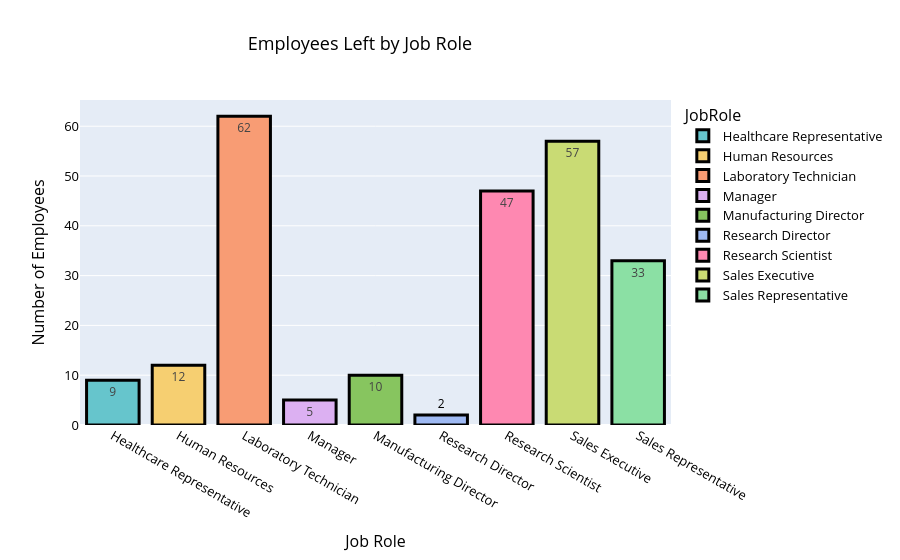

Notebook code for this chart:
### Markdown cell above
[Employees Attrition by JobRole]

### Code cell
employees_left=df[df["Attrition"]=="Yes"]
jobs=employees_left.groupby("JobRole").size().reset_index(name="Count")
fig=px.bar(
jobs,
x="JobRole",
y="Count",
title="Employees Left by Job Role",
text_auto=True,
color="JobRole",
color_discrete_sequence=px.colors.qualitative.Pastel
)
fig.update_traces(
textfont_size=12,
marker_line_color="black",
marker_line_width=3
)

fig.update_layout(
    title_x=0.4,
    xaxis_title="Job Role",
    yaxis_title="Number of Employees",
    hoverlabel=dict(
        bgcolor="white",
          font_color="red"  ),
          font_color="black",
          font_size=13

)
fig.show()

### Figure 1 — Plotly figure (JSON) as saved in the notebook; plotly's stock layout.template omitted (floating-point values rounded to 4 significant figures)
{"data": [{"hovertemplate": "JobRole=%{x}<br>Count=%{y}<extra></extra>", "legendgroup": "Healthcare Representative", "marker": {"color": "rgb(102, 197, 204)", "line": {"color": "black", "width": 3}, "pattern": {"shape": ""}}, "name": "Healthcare Representative", "orientation": "v", "showlegend": true, "textfont": {"size": 12}, "textposition": "auto", "texttemplate": "%{y}", "type": "bar", "x": ["Healthcare Representative"], "xaxis": "x", "y": [9], "yaxis": "y"}, {"hovertemplate": "JobRole=%{x}<br>Count=%{y}<extra></extra>", "legendgroup": "Human Resources", "marker": {"color": "rgb(246, 207, 113)", "line": {"color": "black", "width": 3}, "pattern": {"shape": ""}}, "name": "Human Resources", "orientation": "v", "showlegend": true, "textfont": {"size": 12}, "textposition": "auto", "texttemplate": "%{y}", "type": "bar", "x": ["Human Resources"], "xaxis": "x", "y": [12], "yaxis": "y"}, {"hovertemplate": "JobRole=%{x}<br>Count=%{y}<extra></extra>", "legendgroup": "Laboratory Technician", "marker": {"color": "rgb(248, 156, 116)", "line": {"color": "black", "width": 3}, "pattern": {"shape": ""}}, "name": "Laboratory Technician", "orientation": "v", "showlegend": true, "textfont": {"size": 12}, "textposition": "auto", "texttemplate": "%{y}", "type": "bar", "x": ["Laboratory Technician"], "xaxis": "x", "y": [62], "yaxis": "y"}, {"hovertemplate": "JobRole=%{x}<br>Count=%{y}<extra></extra>", "legendgroup": "Manager", "marker": {"color": "rgb(220, 176, 242)", "line": {"color": "black", "width": 3}, "pattern": {"shape": ""}}, "name": "Manager", "orientation": "v", "showlegend": true, "textfont": {"size": 12}, "textposition": "auto", "texttemplate": "%{y}", "type": "bar", "x": ["Manager"], "xaxis": "x", "y": [5], "yaxis": "y"}, {"hovertemplate": "JobRole=%{x}<br>Count=%{y}<extra></extra>", "legendgroup": "Manufacturing Director", "marker": {"color": "rgb(135, 197, 95)", "line": {"color": "black", "width": 3}, "pattern": {"shape": ""}}, "name": "Manufacturing Director", "orientation": "v", "showlegend": true, "textfont": {"size": 12}, "textposition": "auto", "texttemplate": "%{y}", "type": "bar", "x": ["Manufacturing Director"], "xaxis": "x", "y": [10], "yaxis": "y"}, {"hovertemplate": "JobRole=%{x}<br>Count=%{y}<extra></extra>", "legendgroup": "Research Director", "marker": {"color": "rgb(158, 185, 243)", "line": {"color": "black", "width": 3}, "pattern": {"shape": ""}}, "name": "Research Director", "orientation": "v", "showlegend": true, "textfont": {"size": 12}, "textposition": "auto", "texttemplate": "%{y}", "type": "bar", "x": ["Research Director"], "xaxis": "x", "y": [2], "yaxis": "y"}, {"hovertemplate": "JobRole=%{x}<br>Count=%{y}<extra></extra>", "legendgroup": "Research Scientist", "marker": {"color": "rgb(254, 136, 177)", "line": {"color": "black", "width": 3}, "pattern": {"shape": ""}}, "name": "Research Scientist", "orientation": "v", "showlegend": true, "textfont": {"size": 12}, "textposition": "auto", "texttemplate": "%{y}", "type": "bar", "x": ["Research Scientist"], "xaxis": "x", "y": [47], "yaxis": "y"}, {"hovertemplate": "JobRole=%{x}<br>Count=%{y}<extra></extra>", "legendgroup": "Sales Executive", "marker": {"color": "rgb(201, 219, 116)", "line": {"color": "black", "width": 3}, "pattern": {"shape": ""}}, "name": "Sales Executive", "orientation": "v", "showlegend": true, "textfont": {"size": 12}, "textposition": "auto", "texttemplate": "%{y}", "type": "bar", "x": ["Sales Executive"], "xaxis": "x", "y": [57], "yaxis": "y"}, {"hovertemplate": "JobRole=%{x}<br>Count=%{y}<extra></extra>", "legendgroup": "Sales Representative", "marker": {"color": "rgb(139, 224, 164)", "line": {"color": "black", "width": 3}, "pattern": {"shape": ""}}, "name": "Sales Representative", "orientation": "v", "showlegend": true, "textfont": {"size": 12}, "textposition": "auto", "texttemplate": "%{y}", "type": "bar", "x": ["Sales Representative"], "xaxis": "x", "y": [33], "yaxis": "y"}], "layout": {"barmode": "relative", "font": {"color": "black", "size": 13}, "hoverlabel": {"bgcolor": "white", "font": {"color": "red"}}, "legend": {"title": {"text": "JobRole"}, "tracegroupgap": 0}, "title": {"text": "Employees Left by Job Role", "x": 0.4}, "xaxis": {"anchor": "y", "categoryarray": ["Healthcare Representative", "Human Resources", "Laboratory Technician", "Manager", "Manufacturing Director", "Research Director", "Research Scientist", "Sales Executive", "Sales Representative"], "categoryorder": "array", "domain": [0, 1], "title": {"text": "Job Role"}}, "yaxis": {"anchor": "x", "domain": [0, 1], "title": {"text": "Number of Employees"}}}}
